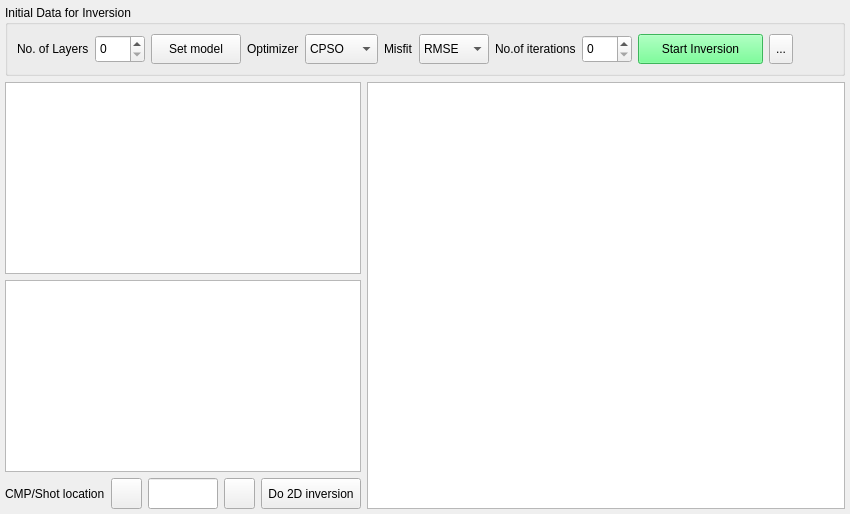
      <widget class="QWidget" name="InvTab">
       <attribute name="title">
        <string>Inversion</string>
       </attribute>
       <layout class="QGridLayout" name="gridLayout_7">
        <property name="leftMargin">
         <number>5</number>
        </property>
        <property name="topMargin">
         <number>5</number>
        </property>
        <property name="rightMargin">
         <number>5</number>
        </property>
        <property name="bottomMargin">
         <number>5</number>
        </property>
        <item row="0" column="0" colspan="6">
         <widget class="QGroupBox" name="InitialData">
          <property name="styleSheet">
           <string notr="true">font: 75 12pt &quot;Verdana&quot;;</string>
          </property>
          <property name="title">
           <string>Initial Data for Inversion</string>
          </property>
          <layout class="QHBoxLayout" name="horizontalLayout_3">
           <item>
            <widget class="QLabel" name="label_21">
             <property name="styleSheet">
              <string notr="true">font: 10pt &quot;Calibri&quot;;</string>
             </property>
             <property name="text">
              <string>No. of Layers</string>
             </property>
            </widget>
           </item>
           <item>
            <widget class="QSpinBox" name="numLay_spin">
             <property name="minimumSize">
              <size>
               <width>50</width>
               <height>28</height>
              </size>
             </property>
             <property name="styleSheet">
              <string notr="true">font: 10pt &quot;Calibri&quot;;</string>
             </property>
            </widget>
           </item>
           <item>
            <widget class="QPushButton" name="setrModelParam_btn">
             <property name="minimumSize">
              <size>
               <width>90</width>
               <height>30</height>
              </size>
             </property>
             <property name="toolTip">
              <string>&lt;html&gt;&lt;head/&gt;&lt;body&gt;&lt;p&gt;Set initial model parameters for each layers&lt;/p&gt;&lt;/body&gt;&lt;/html&gt;</string>
             </property>
             <property name="styleSheet">
              <string notr="true">font: 75 11pt &quot;Calibri&quot;;</string>
             </property>
             <property name="text">
              <string>Set model</string>
             </property>
            </widget>
           </item>
           <item>
            <widget class="QLabel" name="label_18">
             <property name="styleSheet">
              <string notr="true">font: 10pt &quot;Calibri&quot;;
</string>
             </property>
             <property name="text">
              <string>Optimizer</string>
             </property>
            </widget>
           </item>
           <item>
            <widget class="QComboBox" name="optimType_comb">
             <property name="minimumSize">
              <size>
               <width>0</width>
               <height>30</height>
              </size>
             </property>
             <property name="toolTip">
              <string>&lt;html&gt;&lt;head/&gt;&lt;body&gt;&lt;p&gt;CPSO: Complex Particle Swarm Optimizer&lt;/p&gt;&lt;p&gt;PSO: Particle Swarm Optimizer&lt;/p&gt;&lt;p&gt;DE : Differential Evolution&lt;/p&gt;&lt;p&gt;CMAES : Covariance Matrix Adaptation Evolution Strategy&lt;/p&gt;&lt;/body&gt;&lt;/html&gt;</string>
             </property>
             <property name="styleSheet">
              <string notr="true">font: 10pt &quot;Calibri&quot;;</string>
             </property>
             <item>
              <property name="text">
               <string>CPSO</string>
              </property>
             </item>
             <item>
              <property name="text">
               <string>PSO</string>
              </property>
             </item>
             <item>
              <property name="text">
               <string>DE</string>
              </property>
             </item>
             <item>
              <property name="text">
               <string>CMAES</string>
              </property>
             </item>
            </widget>
           </item>
           <item>
            <widget class="QLabel" name="label_19">
             <property name="styleSheet">
              <string notr="true">font: 10pt &quot;Calibri&quot;;</string>
             </property>
             <property name="text">
              <string>Misfit</string>
             </property>
            </widget>
           </item>
           <item>
            <widget class="QComboBox" name="misfit_comb">
             <property name="minimumSize">
              <size>
               <width>0</width>
               <height>30</height>
              </size>
             </property>
             <property name="styleSheet">
              <string notr="true">font: 10pt &quot;Calibri&quot;;</string>
             </property>
             <item>
              <property name="text">
               <string>RMSE</string>
              </property>
             </item>
             <item>
              <property name="text">
               <string>Norm 1</string>
              </property>
             </item>
             <item>
              <property name="text">
               <string>Norm 2</string>
              </property>
             </item>
            </widget>
           </item>
           <item>
            <widget class="QLabel" name="label_20">
             <property name="styleSheet">
              <string notr="true">font: 10pt &quot;Calibri&quot;;</string>
             </property>
             <property name="text">
              <string>No.of iterations</string>
             </property>
            </widget>
           </item>
           <item>
            <widget class="QSpinBox" name="numIter_spin">
             <property name="minimumSize">
              <size>
               <width>50</width>
               <height>28</height>
              </size>
             </property>
             <property name="styleSheet">
              <string notr="true">font: 10pt &quot;Calibri&quot;;</string>
             </property>
            </widget>
           </item>
           <item>
            <widget class="QPushButton" name="doInv_btn">
             <property name="minimumSize">
              <size>
               <width>125</width>
               <height>30</height>
              </size>
             </property>
             <property name="styleSheet">
              <string notr="true">font: 75 11pt &quot;Calibri&quot;;
background: rgb(85, 255, 127)</string>
             </property>
             <property name="text">
              <string>Start Inversion</string>
             </property>
            </widget>
           </item>
           <item>
            <widget class="QToolButton" name="showResTextual_tlbtn">
             <property name="minimumSize">
              <size>
               <width>0</width>
               <height>30</height>
              </size>
             </property>
             <property name="toolTip">
              <string>&lt;html&gt;&lt;head/&gt;&lt;body&gt;&lt;p&gt;Show Inversion Result in text form&lt;/p&gt;&lt;/body&gt;&lt;/html&gt;</string>
             </property>
             <property name="styleSheet">
              <string notr="true">font: 11pt &quot;Calibri&quot;;</string>
             </property>
             <property name="text">
              <string>...</string>
             </property>
            </widget>
           </item>
           <item>
            <spacer name="horizontalSpacer_2">
             <property name="orientation">
              <enum>Qt::Horizontal</enum>
             </property>
             <property name="sizeHint" stdset="0">
              <size>
               <width>40</width>
               <height>20</height>
              </size>
             </property>
            </spacer>
           </item>
          </layout>
         </widget>
        </item>
        <item row="1" column="0" colspan="5">
         <widget class="QGraphicsView" name="dispCanv_2"/>
        </item>
        <item row="1" column="5" rowspan="3">
         <widget class="QGraphicsView" name="modelCanv"/>
        </item>
        <item row="2" column="0" colspan="5">
         <widget class="QGraphicsView" name="misfitCanv"/>
        </item>
        <item row="3" column="0">
         <widget class="QLabel" name="label_22">
          <property name="text">
           <string>CMP/Shot location</string>
          </property>
          <property name="wordWrap">
           <bool>true</bool>
          </property>
         </widget>
        </item>
        <item row="3" column="1">
         <widget class="QPushButton" name="left">
          <property name="minimumSize">
           <size>
            <width>0</width>
            <height>31</height>
           </size>
          </property>
          <property name="maximumSize">
           <size>
            <width>31</width>
            <height>16777215</height>
           </size>
          </property>
          <property name="toolTip">
           <string>&lt;html&gt;&lt;head/&gt;&lt;body&gt;&lt;p&gt;Previous location&lt;/p&gt;&lt;/body&gt;&lt;/html&gt;</string>
          </property>
          <property name="text">
           <string/>
          </property>
          <property name="icon">
           <iconset>
            <normaloff>../icons/prv.svg</normaloff>../icons/prv.svg</iconset>
          </property>
          <property name="iconSize">
           <size>
            <width>20</width>
            <height>20</height>
           </size>
          </property>
         </widget>
        </item>
        <item row="3" column="2">
         <widget class="QLineEdit" name="lineEdit_12">
          <property name="minimumSize">
           <size>
            <width>0</width>
            <height>31</height>
           </size>
          </property>
          <property name="maximumSize">
           <size>
            <width>70</width>
            <height>31</height>
           </size>
          </property>
         </widget>
        </item>
        <item row="3" column="3">
         <widget class="QPushButton" name="right">
          <property name="minimumSize">
           <size>
            <width>0</width>
            <height>31</height>
           </size>
          </property>
          <property name="maximumSize">
           <size>
            <width>31</width>
            <height>16777215</height>
           </size>
          </property>
          <property name="toolTip">
           <string>&lt;html&gt;&lt;head/&gt;&lt;body&gt;&lt;p&gt;Next location&lt;/p&gt;&lt;/body&gt;&lt;/html&gt;</string>
          </property>
          <property name="text">
           <string/>
          </property>
          <property name="icon">
           <iconset>
            <normaloff>../icons/nxt.svg</normaloff>../icons/nxt.svg</iconset>
          </property>
          <property name="iconSize">
           <size>
            <width>20</width>
            <height>20</height>
           </size>
          </property>
         </widget>
        </item>
        <item row="3" column="4">
         <widget class="QPushButton" name="interpolInv">
          <property name="minimumSize">
           <size>
            <width>100</width>
            <height>31</height>
           </size>
          </property>
          <property name="maximumSize">
           <size>
            <width>150</width>
            <height>16777215</height>
           </size>
          </property>
          <property name="text">
           <string>Do 2D inversion</string>
          </property>
         </widget>
        </item>
       </layout>
      </widget>
